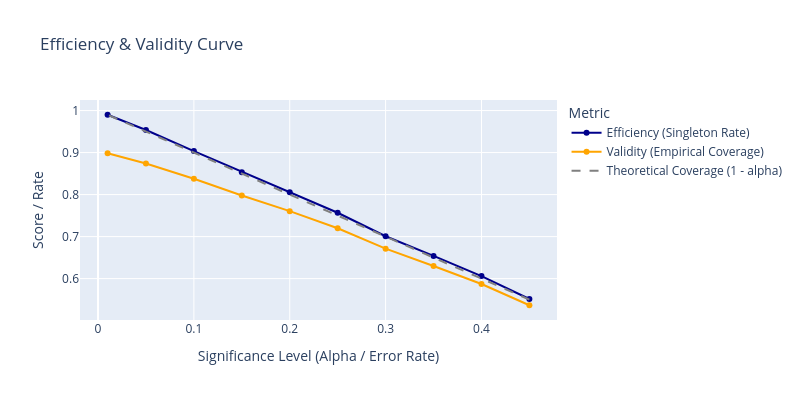

The code cell stored with this chart in its notebook:
### Code cell
efficiency_curve(clf, X_test, y_test)

### Figure 1 — Plotly figure (JSON) as saved in the notebook; plotly's stock layout.template omitted (floating-point values rounded to 4 significant figures)
{"data": [{"hovertemplate": "%{y:.2f}", "line": {"color": "darkblue"}, "mode": "lines+markers", "name": "Efficiency (Singleton Rate)", "type": "scatter", "x": [0.45, 0.4, 0.35, 0.3, 0.25, 0.2, 0.15, 0.1, 0.05, 0.01], "y": [0.5514, 0.606, 0.6541, 0.7007, 0.7568, 0.8054, 0.8532, 0.9036, 0.9537, 0.99]}, {"hovertemplate": "%{y:.2f}", "line": {"color": "orange"}, "mode": "lines+markers", "name": "Validity (Empirical Coverage)", "type": "scatter", "x": [0.45, 0.4, 0.35, 0.3, 0.25, 0.2, 0.15, 0.1, 0.05, 0.01], "y": [0.5365, 0.5871, 0.6299, 0.6712, 0.7198, 0.7605, 0.7978, 0.8376, 0.874, 0.8985]}, {"hovertemplate": "%{y:.2f}", "line": {"color": "grey", "dash": "dash"}, "mode": "lines", "name": "Theoretical Coverage (1 - alpha)", "type": "scatter", "x": [0.45, 0.4, 0.35, 0.3, 0.25, 0.2, 0.15, 0.1, 0.05, 0.01], "y": [0.55, 0.6, 0.65, 0.7, 0.75, 0.8, 0.85, 0.9, 0.95, 0.99]}], "layout": {"height": 400, "hovermode": "x", "legend": {"title": {"text": "Metric"}}, "title": {"text": "Efficiency & Validity Curve"}, "width": 800, "xaxis": {"title": {"text": "Significance Level (Alpha / Error Rate)"}}, "yaxis": {"title": {"text": "Score / Rate"}}}}
